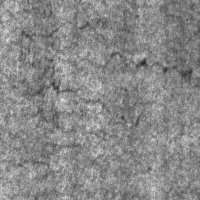
#> input picture NEU_data/NEU-DET/train/images/crazing_115.jpg, 200 x 200 px; its folder holds 4 pictures in this run
$ jupyter execute visualising_data.ipynb
#> lines starting #> are read from the running program, lines starting #| are printed output that depends on the picture
[cell 1]
# first we convert .xml to yolo format
import xml.etree.ElementTree as ET
from pathlib import Path

# Paths
IMG_DIR = Path("NEU_data/NEU-DET/train/images")
XML_DIR = Path("NEU_data/NEU-DET/train/annotations")

val_dir = Path("NEU_data/NEU-DET/validation/images")
xml_val = Path("NEU_data/NEU-DET/validation/annotations")

OUT_DIR = Path("NEU_data/NEU-DET/train/labels")
OUT_DIR.mkdir(parents=True, exist_ok=True)

val_out_dir = Path("NEU_data/NEU-DET/validation/labels")
val_out_dir.mkdir(parents=True, exist_ok=True)

# NEU-DET class names
CLASS_NAMES = ["crazing","inclusion","patches",
               "pitted_surface","rolled-in_scale","scratches"]

def xml_conversion(XML_DIR, OUT_DIR):
    for xml_file in XML_DIR.rglob("*.xml"):
        tree = ET.parse(xml_file)
        root = tree.getroot()

        # Image size
        img_w = int(root.find("size/width").text)
        img_h = int(root.find("size/height").text)

        yolo_lines = []

        # Loop over all objects (some images have multiple defects)
        for obj in root.findall("object"):
            cls_name = obj.find("name").text
            cls_id = CLASS_NAMES.index(cls_name)

            bbox = obj.find("bndbox")
            xmin = float(bbox.find("xmin").text)
            ymin = float(bbox.find("ymin").text)
            xmax = float(bbox.find("xmax").text)
            ymax = float(bbox.find("ymax").text)

            # Convert VOC → YOLO
            cx = (xmin + xmax) / 2 / img_w
            cy = (ymin + ymax) / 2 / img_h
            w  = (xmax - xmin) / img_w
            h  = (ymax - ymin) / img_h

            yolo_lines.append(f"{cls_id} {cx:.6f} {cy:.6f} {w:.6f} {h:.6f}")

        # Save .txt
        out_file = OUT_DIR / (xml_file.stem + ".txt")
        out_file.write_text("\n".join(yolo_lines))

    print(f"✅ Conversion complete for: {XML_DIR}")

xml_conversion(XML_DIR, OUT_DIR)
xml_conversion(xml_val, val_out_dir)

[cell 2]
# validate_data.py
import os, cv2, matplotlib.pyplot as plt
import numpy as np
from pathlib import Path
from collections import Counter

# ── Config ───────────────────────────────────────────────
IMG_DIR   = "NEU_data/NEU-DET/train/images"
LBL_DIR   = "NEU_data/NEU-DET/train/labels"
CLASS_NAMES = ["crazing","inclusion","patches",
               "pitted_surface","rolled-in_scale","scratches"]
COLORS = [(255,56,56),(255,157,151),(255,212,178),
          (171,255,178),(79,194,255),(130,149,255)]

# ── 1. Class distribution ─────────────────────────────────
counts = Counter()
for f in Path(LBL_DIR).glob("*.txt"):
    for line in f.read_text().strip().splitlines():
        cls = int(line.split()[0])
        counts[cls] += 1

labels = [CLASS_NAMES[i] for i in sorted(counts)]
values = [counts[i] for i in sorted(counts)]

plt.figure(figsize=(10,4))
bars = plt.bar(labels, values, color=["#4f8ef7","#f7624f","#f7c44f",
                                       "#4ff77a","#c44ff7","#f74fc4"])
for bar, val in zip(bars, values):
    plt.text(bar.get_x()+bar.get_width()/2, bar.get_height()+5,
             str(val), ha='center', fontweight='bold')
plt.title("Class Distribution in Training Set", fontsize=14)
plt.ylabel("Count")
plt.tight_layout()
plt.savefig("class_distribution.png", dpi=150)
plt.show()
print("✅ Class distribution saved")

# ── 2. Visualize 9 random annotated samples ───────────────
img_paths = list(Path(IMG_DIR).rglob("*.jpg"))[:9]
fig, axes = plt.subplots(3, 3, figsize=(14, 10))
for ax, img_path in zip(axes.flat, img_paths):
    img = cv2.imread(str(img_path))
#> img is the input picture: shape (200, 200, 3); min 39, max 239, mean 136.4
    img = cv2.cvtColor(img, cv2.COLOR_BGR2RGB)
    h, w = img.shape[:2]
#> h = 200; w = 200
    lbl_path = Path(LBL_DIR) / (img_path.stem + ".txt")
    if lbl_path.exists():
        for line in lbl_path.read_text().strip().splitlines():
            c, cx, cy, bw, bh = map(float, line.split())
            c = int(c)
            x1 = int((cx - bw/2) * w); y1 = int((cy - bh/2) * h)
            x2 = int((cx + bw/2) * w); y2 = int((cy + bh/2) * h)
            cv2.rectangle(img, (x1,y1), (x2,y2), COLORS[c], 2)
            cv2.putText(img, CLASS_NAMES[c], (x1, y1-5),
                        cv2.FONT_HERSHEY_SIMPLEX, 0.5, COLORS[c], 1)
    ax.imshow(img); ax.axis("off"); ax.set_title(img_path.name, fontsize=7)
plt.suptitle("Sample Annotated Training Images", fontsize=14, y=1.01)
plt.tight_layout()
plt.savefig("sample_annotations.png", dpi=150, bbox_inches="tight")
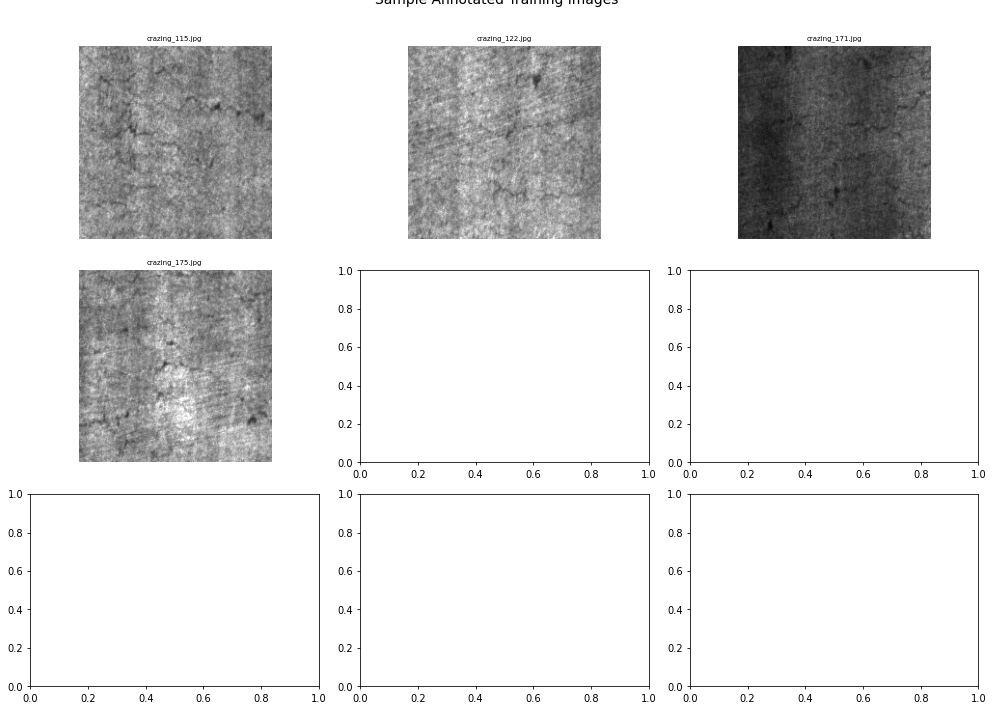
#> figure drawn by matplotlib, 4 panels
plt.show()
print("✅ Sample annotations saved")
